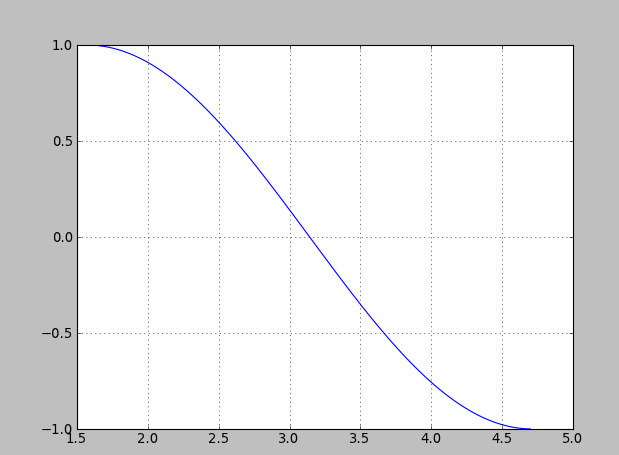

Reproduce this figure in Python.
#!/usr/bin/python
#-*- coding: utf-8 -*-
import numpy as np
import matplotlib.pyplot as plt

def mans_sinuss(x):
    a=(-1)**0*x**1/(1)
    S=a
    f=500
    k=0
    n=1
    while k<=f:
        R=(-1)*x**2/((n*2)*(n*2+1))
        a=a*R
        S=S+a
        n=n+1
        k=k+1
    return S
#zimesana
a=1.57
b=4.71
x=np.arange(a,b,0.01)
y=mans_sinuss(x)
plt.plot(x,y)
plt.grid()
plt.show()
#saknes meklesana
delta_x=1.e-3
funa=mans_sinuss(a)
funb=mans_sinuss(b)
if funa*funb>0:
    print("Starp [%.2f,%.2f] funkcijai nav saknes"%(a,b))
    print("vai funkcijai saja intervala ir paru saknu skaits, ko ar so funkciju nemekle")
    exit()
print("uz robezam f(%.2f)=%.2f f(%.2f)=%.2f"%(a,funa,b,funb))
k=0
while b-a>delta_x:
    x=(a+b)/2
    k=k+1
    funx=mans_sinuss(x)
    print("%3d. a=%.4f f(%.4f)=%7.4f b=(%.4f)"%(k,a,x,funx,b,))
    if funa*funx>0:
        a=x
    else:
        b=x
print("a=%.4f f(%.4f)=%7.4f b=(%.4f)"%(a,x,funx,b,))
print("iteraciju skaits ir %d"%(k))
